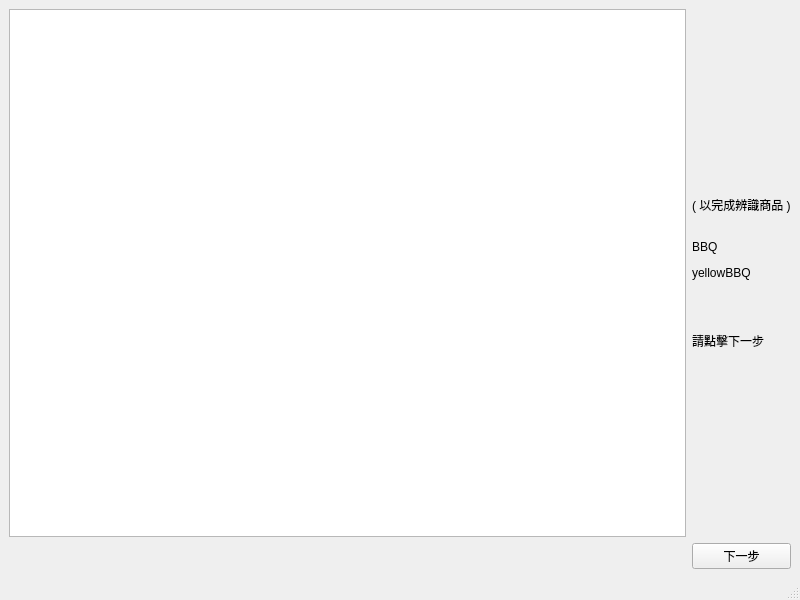
<?xml version="1.0" encoding="UTF-8"?>
<ui version="4.0">
 <class>MainWindow</class>
 <widget class="QMainWindow" name="MainWindow">
  <property name="geometry">
   <rect>
    <x>0</x>
    <y>0</y>
    <width>800</width>
    <height>600</height>
   </rect>
  </property>
  <property name="windowTitle">
   <string>MainWindow</string>
  </property>
  <widget class="QWidget" name="centralwidget">
   <layout class="QGridLayout" name="gridLayout">
    <item row="0" column="0">
     <widget class="QGraphicsView" name="graphicsView"/>
    </item>
    <item row="0" column="1">
     <widget class="QLabel" name="label">
      <property name="text">
       <string>&lt;html&gt;&lt;head/&gt;&lt;body&gt;&lt;p&gt;( 以完成辨識商品 )&lt;/p&gt;&lt;p&gt;&lt;br/&gt;BBQ&lt;/p&gt;&lt;p&gt;yellowBBQ&lt;/p&gt;&lt;p&gt;&lt;br/&gt;&lt;/p&gt;&lt;p&gt;請點擊下一步&lt;/p&gt;&lt;/body&gt;&lt;/html&gt;</string>
      </property>
     </widget>
    </item>
    <item row="1" column="1">
     <widget class="QPushButton" name="btn_next3">
      <property name="text">
       <string>下一步</string>
      </property>
     </widget>
    </item>
   </layout>
  </widget>
  <widget class="QMenuBar" name="menubar">
   <property name="geometry">
    <rect>
     <x>0</x>
     <y>0</y>
     <width>800</width>
     <height>22</height>
    </rect>
   </property>
  </widget>
  <widget class="QStatusBar" name="statusbar"/>
 </widget>
 <resources/>
 <connections>
  <connection>
   <sender>btn_next3</sender>
   <signal>clicked()</signal>
   <receiver>btn_next3</receiver>
   <slot>click()</slot>
   <hints>
    <hint type="sourcelabel">
     <x>708</x>
     <y>551</y>
    </hint>
    <hint type="destinationlabel">
     <x>734</x>
     <y>558</y>
    </hint>
   </hints>
  </connection>
 </connections>
</ui>
